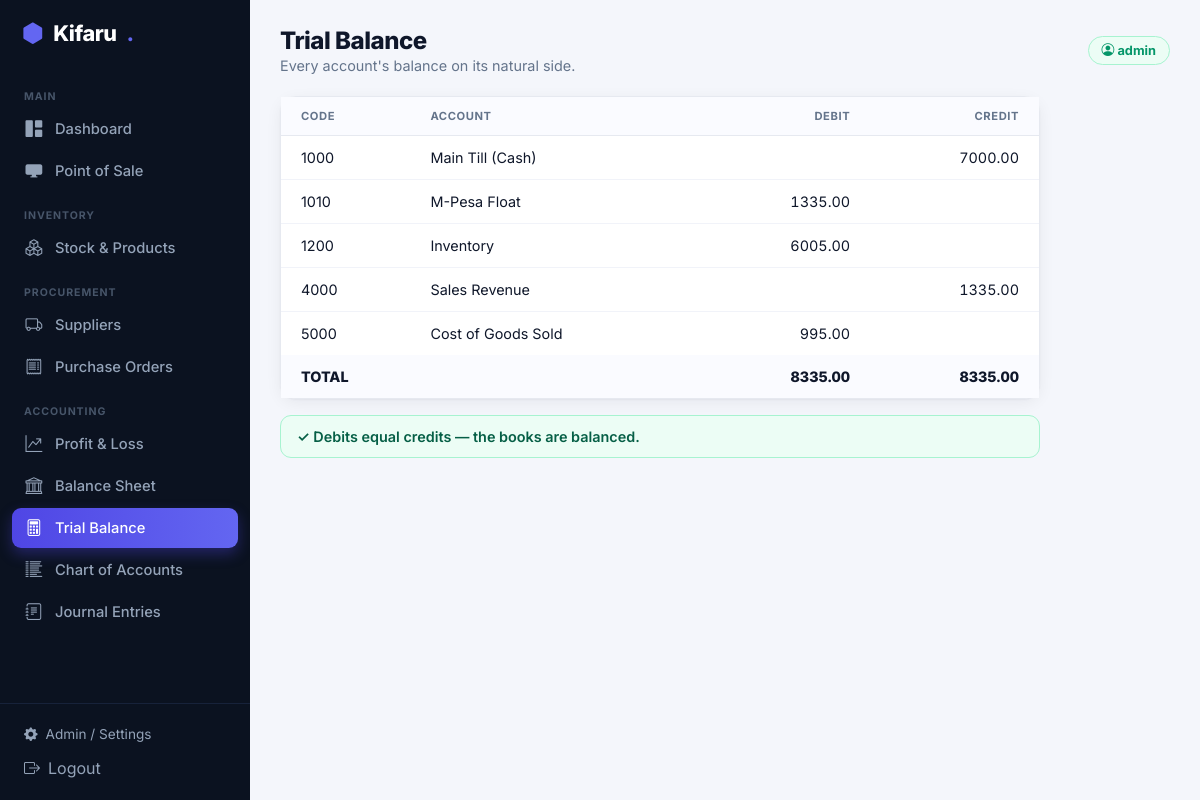
The page /accounting/trial-balance/ (signed in) on the database its author committed.
### accounting/models.py (models this page shows, shortened)
class Account(models.Model):
    ACCOUNT_TYPES = [
        ('ASSET', 'Asset'),
        ('LIABILITY', 'Liability'),
        ('EQUITY', 'Equity'),
        ('REVENUE', 'Revenue'),
        ('EXPENSE', 'Expense'),
    ]
    code = models.CharField(max_length=20, unique=True, help_text="e.g., 1000 for Cash, 4000 for Sales")
    name = models.CharField(max_length=255)
    account_type = models.CharField(max_length=15, choices=ACCOUNT_TYPES)
    is_active = models.BooleanField(default=True)

### accounting/views.py (the view)
# urls.py: path('trial-balance/', views.trial_balance, name='trial_balance'),
@login_required
def trial_balance(request):
    return render(request, 'accounting/trial_balance.html',
                  {'tb': services.trial_balance(), 'active': 'trial'})

### accounting/services.py (called while the page is built)
def _posted_lines():
    return JournalLine.objects.filter(journal_entry__status='POSTED')

def trial_balance():
    rows, total_d, total_c = [], ZERO, ZERO
    for acc in Account.objects.filter(is_active=True).order_by('code'):
        agg = _posted_lines().filter(account=acc).aggregate(d=Sum('debit'), c=Sum('credit'))
        debit = agg['d'] or ZERO
        credit = agg['c'] or ZERO
        net = debit - credit
        if net == 0 and debit == 0 and credit == 0:
            continue
        dr = net if net > 0 else ZERO
        cr = -net if net < 0 else ZERO
        rows.append({'account': acc, 'debit': dr, 'credit': cr})
        total_d += dr
        total_c += cr
    return {'rows': rows, 'total_debit': total_d, 'total_credit': total_c}

### accounting/templates/accounting/trial_balance.html (shortened to what this page needs)
{% extends 'base.html' %}
{% block heading %}Trial Balance{% endblock %}
{% block subheading %}Every account's balance on its natural side.{% endblock %}
{% block content %}
<div class="k-card" style="max-width:760px">
    <table class="k-table">
        <thead><tr><th>Code</th><th>Account</th><th class="num">Debit</th><th class="num">Credit</th></tr></thead>
        <tbody>
        {% for row in tb.rows %}
            <tr><td>{{ row.account.code }}</td><td>{{ row.account.name }}</td>
                <td class="num">{% if row.debit %}{{ row.debit|floatformat:2 }}{% endif %}</td>
                <td class="num">{% if row.credit %}{{ row.credit|floatformat:2 }}{% endif %}</td></tr>
        {% empty %}
            <tr><td colspan="4" class="k-empty">No postings yet. Make a sale or receive a purchase order.</td></tr>
        {% endfor %}
        </tbody>
        <tfoot><tr style="font-weight:800;background:#fafbff">
            <td colspan="2" style="padding:13px 20px">TOTAL</td>
            <td class="num" style="padding:13px 20px">{{ tb.total_debit|floatformat:2 }}</td>
            <td class="num" style="padding:13px 20px">{{ tb.total_credit|floatformat:2 }}</td></tr></tfoot>
    </table>
</div>
<div class="k-msg {% if tb.total_debit == tb.total_credit %}success{% else %}error{% endif %}" style="margin-top:16px;max-width:760px">
    {% if tb.total_debit == tb.total_credit %}✓ Debits equal credits — the books are balanced.{% else %}⚠ Debits ≠ Credits.{% endif %}
</div>
{% endblock %}

### templates/base.html (shortened to what this page needs)
{% load static %}
<!DOCTYPE html>
<html lang="en">
<head>
    <link rel="stylesheet" href="https://cdn.jsdelivr.net/npm/bootstrap-icons@1.11.3/font/bootstrap-icons.css">
    <link rel="stylesheet" href="{% static 'css/kifaru.css' %}">
</head>
<body>
<div class="k-shell">
    <aside class="k-sidebar" id="kSidebar">
        <div class="k-brand"><i class="bi bi-hexagon-fill dot"></i> Kifaru<span class="dot">.</span></div>
        <nav class="k-nav">
            <div class="sec">Main</div>
            <a href="{% url 'admin_dashboard' %}" class="{% if active == 'dashboard' %}active{% endif %}"><i class="bi bi-grid-1x2-fill"></i> Dashboard</a>
            <a href="{% url 'pos_dashboard' %}" class="{% if active == 'pos' %}active{% endif %}"><i class="bi bi-display-fill"></i> Point of Sale</a>
            <div class="sec">Inventory</div>
            <a href="{% url 'inventory_dashboard' %}" class="{% if active == 'inventory' %}active{% endif %}"><i class="bi bi-boxes"></i> Stock &amp; Products</a>
            <div class="sec">Procurement</div>
            <a href="{% url 'supplier_list' %}" class="{% if active == 'suppliers' %}active{% endif %}"><i class="bi bi-truck"></i> Suppliers</a>
            <a href="{% url 'po_list' %}" class="{% if active == 'purchasing' %}active{% endif %}"><i class="bi bi-receipt"></i> Purchase Orders</a>
            <div class="sec">Accounting</div>
            <a href="{% url 'profit_loss' %}" class="{% if active == 'pnl' %}active{% endif %}"><i class="bi bi-graph-up-arrow"></i> Profit &amp; Loss</a>
            <a href="{% url 'balance_sheet' %}" class="{% if active == 'balance' %}active{% endif %}"><i class="bi bi-bank"></i> Balance Sheet</a>
            <a href="{% url 'trial_balance' %}" class="{% if active == 'trial' %}active{% endif %}"><i class="bi bi-calculator"></i> Trial Balance</a>
            <a href="{% url 'chart_of_accounts' %}" class="{% if active == 'coa' %}active{% endif %}"><i class="bi bi-list-columns-reverse"></i> Chart of Accounts</a>
            <a href="{% url 'journal_list' %}" class="{% if active == 'journals' %}active{% endif %}"><i class="bi bi-journal-text"></i> Journal Entries</a>
        </nav>
        <div class="k-side-foot">
            <a href="/admin/"><i class="bi bi-gear-fill"></i> Admin / Settings</a>
            <form method="post" action="/admin/logout/" style="margin:0">{% csrf_token %}
                <button type="submit" style="background:none;border:none;color:inherit;font:inherit;cursor:pointer;display:flex;align-items:center;gap:8px;padding:8px 10px;width:100%;border-radius:8px" onmouseover="this.style.background='#111a2e';this.style.color='#fff'" onmouseout="this.style.background='none';this.style.color=''"><i class="bi bi-box-arrow-right"></i> Logout</button>
            </form>
        </div>
    </aside>
    <main class="k-main">
        <div class="k-top">
            <div style="display:flex;align-items:center;gap:12px">
                <div>
                    <h1>{% block heading %}Dashboard{% endblock %}</h1>
                    <p>{% block subheading %}{% endblock %}</p>
                </div>
            </div>
            <div style="display:flex;align-items:center;gap:12px">
                <span class="k-chip"><i class="bi bi-person-circle"></i> {{ request.user.username }}</span>
            </div>
        </div>
        {% block content %}{% endblock %}
    </main>
</div>
</body>
</html>

### static/css/kifaru.css (style rules this page uses)
:root { --k-bg:#f4f6fb; --k-surface:#ffffff; --k-ink:#0f172a; --k-muted:#64748b; --k-border:#e6e9f0; --k-brand:#4f46e5; --k-brand-2:#6366f1; --k-green:#10b981; --k-amber:#f59e0b; --k-red:#ef4444; --k-cyan:#06b6d4; --k-purple:#8b5cf6; --k-sidebar:#0b1220; --k-sidebar-ink:#94a3b8; --k-shadow:0 1px 2px rgba(16,24,40,.04),0 4px 16px rgba(16,24,40,.06); }
* { box-sizing:border-box }
body { font-family:'Inter',system-ui,-apple-system,Segoe UI,Roboto,sans-serif;background:var(--k-bg);color:var(--k-ink);margin:0 }
.k-shell { display:flex;min-height:100vh }
.k-sidebar { width:250px;background:var(--k-sidebar);color:var(--k-sidebar-ink);position:fixed;top:0;bottom:0;left:0;display:flex;flex-direction:column;z-index:50 }
.k-main { margin-left:250px;flex:1;padding:26px 30px;width:calc(100% - 250px) }
.k-brand { padding:20px 22px;font-weight:800;font-size:1.35rem;color:#fff;letter-spacing:-.02em;display:flex;align-items:center;gap:10px }
.k-brand .dot { color:var(--k-brand-2) }
.k-nav { padding:8px 12px;overflow-y:auto;flex:1 }
.k-nav .sec { font-size:.66rem;text-transform:uppercase;letter-spacing:.09em;color:#475569;font-weight:700;padding:16px 12px 6px }
.k-nav a { display:flex;align-items:center;gap:11px;color:var(--k-sidebar-ink);text-decoration:none;padding:10px 12px;border-radius:9px;font-weight:500;font-size:.92rem;margin-bottom:2px;transition:.15s }
.k-nav a.active { background:linear-gradient(90deg,var(--k-brand),var(--k-brand-2));color:#fff;box-shadow:0 6px 14px rgba(79,70,229,.35) }
.k-nav a i { width:20px;text-align:center;font-size:1.05rem }
.k-side-foot { padding:14px;border-top:1px solid #17223a }
.k-side-foot a { color:var(--k-sidebar-ink);text-decoration:none;font-size:.85rem;display:flex;align-items:center;gap:8px;padding:8px 10px;border-radius:8px }
.k-top { display:flex;justify-content:space-between;align-items:center;margin-bottom:22px;gap:12px;flex-wrap:wrap }
.k-top h1 { font-size:1.5rem;font-weight:800;margin:0;letter-spacing:-.02em }
.k-top p { margin:2px 0 0;color:var(--k-muted);font-size:.9rem }
.k-chip { background:#ecfdf5;color:#059669;border:1px solid #a7f3d0;padding:6px 13px;border-radius:999px;font-weight:700;font-size:.8rem }
.k-card { background:var(--k-surface);border:1px solid var(--k-border);border-radius:16px;box-shadow:var(--k-shadow) }
.k-table { width:100%;border-collapse:collapse }
.k-table th { text-align:left;font-size:.7rem;text-transform:uppercase;letter-spacing:.05em;color:var(--k-muted);font-weight:700;padding:12px 20px;border-bottom:1px solid var(--k-border);background:#fafbff }
.k-table td { padding:13px 20px;border-bottom:1px solid #f1f3f9;font-size:.9rem }
.k-table tr:last-child td { border-bottom:none }
.k-table .num { text-align:right;font-variant-numeric:tabular-nums }
.k-msg { padding:12px 16px;border-radius:11px;margin-bottom:14px;font-weight:600;font-size:.9rem }
.k-msg.success { background:#ecfdf5;color:#065f46;border:1px solid #a7f3d0 }

### rows shown on the page
Account: account.code "1000", account.name "Main Till (Cash)", credit "7000.00"
Account: account.code "1010", account.name "M-Pesa Float", debit "1335.00"
Account: account.code "1200", account.name "Inventory", debit "6005.00"
Account: account.code "4000", account.name "Sales Revenue", credit "1335.00"
Account: account.code "5000", account.name "Cost of Goods Sold", debit "995.00"

### other values the page prints
{{ request.user.username }} "admin"
{{ tb.total_debit|floatformat:2 }} "8335.00"
{{ tb.total_credit|floatformat:2 }} "8335.00"
